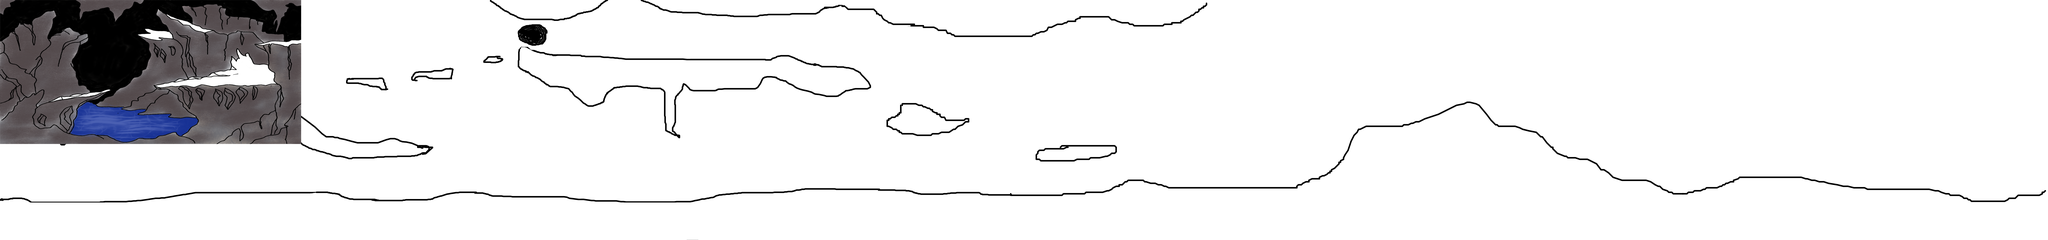

This game map was drawn from its Tiled (.tmx) file and the tilesets committed beside it. A one-line description and the trimmed map source follow:
An orthogonal 170x20 tile map with 64x64 px tiles, 1 tile layer (Tile Layer 1), 1 image layer.

<map version="1.0" orientation="orthogonal" renderorder="right-down" width="170" height="20" tilewidth="64" tileheight="64" nextobjectid="1">
 <properties>
  <property name="collidable" value="true" />
 </properties>
 <tileset firstgid="1" name="test snow" tilewidth="64" tileheight="64">
  <image source="test snow.png" width="10880" height="1224" />
 </tileset>
 <layer name="Tile Layer 1" width="170" height="20">
  <properties>
   <property name="collidable" value="true" />
  </properties>
  <data>[3400 cells, 3400 non-empty, 3228 distinct tile ids]</data>
 </layer>
 <imagelayer name="Image Layer 1">
  <image source="Cave.png" />
  <properties>
   <property name="collidable" value="false" />
   <property name="height" value="768" />
   <property name="width" value="1600" />
  </properties>
 </imagelayer>
</map>
